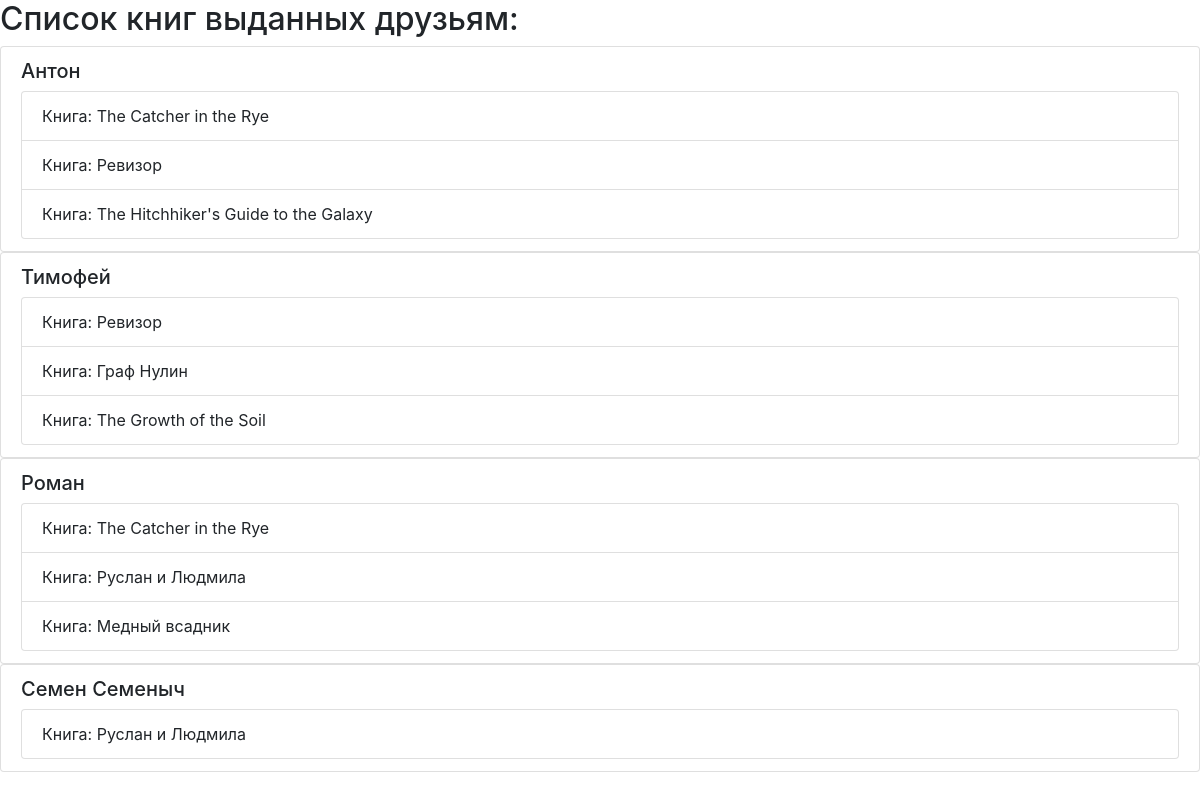
The app's page /friend_list/ with its own data.
### p_library/models.py (models this page shows, shortened)
class Friend(models.Model):
	friend_name = models.CharField(max_length=30)

class Book(models.Model):
	ISBN = models.CharField(max_length=13)
	title = models.TextField()
	description = models.TextField()
	year_release = models.SmallIntegerField()
	author = models.ForeignKey(Author, on_delete=models.CASCADE)
	publisher = models.ForeignKey(Publisher, on_delete=models.CASCADE, null=True, blank=True, related_name='books')
	copy_count = models.SmallIntegerField(default=1)
	price = models.DecimalField(default=0.00, max_digits=7, decimal_places=2)
	friend = models.ManyToManyField(Friend, blank=True, related_name='books')

### p_library/views.py (the view)
# urls.py: path('friend_list/', views.friend_list),
def friend_list(request):
	template = loader.get_template('friend_list.html')
	friends = Friend.objects.all()
	data = {"friends": friends,}
	return HttpResponse(template.render(data, request))

### p_library/templates/friend_list.html (shortened to what this page needs)
<!DOCTYPE html>
<html lang="en">
<head>
    <link rel="stylesheet" href="https://stackpath.bootstrapcdn.com/bootstrap/4.3.1/css/bootstrap.min.css">
</head>
<body>
    <h2>Список книг выданных друзьям:</h2>
    {% for friend in friends %}
    <ul class="list-group">
        <li class="list-group-item">
           <h5>{{ friend.friend_name }}</h5>            <ul class="list-group">
                {% for book in friend.books.all %}
                    <li class="list-group-item"> Книга: {{ book.title }}</li>
                {% endfor %}
            </ul>
        </li>
    </ul>
    {% endfor %}
</body>
</html>

### records on screen
Friend: friend_name "Антон"
Book: title "The Catcher in the Rye"
Book: title "Ревизор"
Book: title "The Hitchhiker's Guide to the Galaxy"
Friend: friend_name "Тимофей"
Book: title "Граф Нулин"
Book: title "The Growth of the Soil"
Friend: friend_name "Роман"
Book: title "Руслан и Людмила"
Book: title "Медный всадник"
Friend: friend_name "Семен Семеныч"
